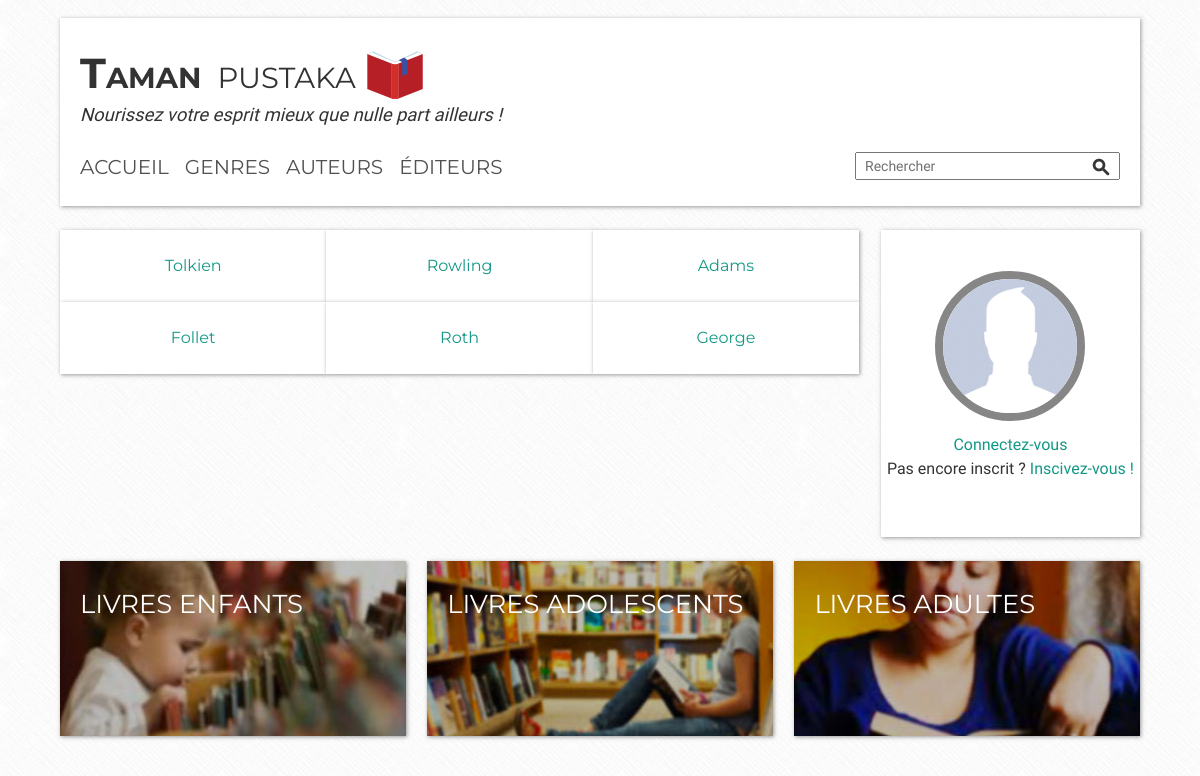
The page /?a=index&e=author on the database its author committed.
### tables this page shows
CREATE TABLE `authors` (
  `id` int(11) NOT NULL,
  `name` varchar(255) NOT NULL,
  `firstname` varchar(255) NOT NULL,
  `wiki` varchar(255) NOT NULL,
  `photo` varchar(255) NOT NULL,
  `alt` varchar(225) NOT NULL,
  `bio` text NOT NULL,
  `created_at` timestamp NOT NULL DEFAULT CURRENT_TIMESTAMP ON UPDATE CURRENT_TIMESTAMP,
  `updated_at` timestamp NOT NULL DEFAULT '0000-00-00 00:00:00'
);

### index.php (called while the page is built, shortened)
<?php
    include( CONFIG_DIR . 'routes.php' );
    $rtsParts = explode( ROUTE_DELIMITER, $routes[ 'default' ] );
    $a = $rtsParts[ 0 ];
    if ( isset( $_REQUEST[ 'a' ] ) && isset( $_REQUEST[ 'e' ] ) )
    {
        $a = $_REQUEST[ 'a' ];
        $e = $_REQUEST[ 'e' ];
    }
    $controller = new $controllerName;
    $data = call_user_func( [ $controller, $a ] );
    include( 'views/layout.php' );

### models/Model.class.php (called while the page is built, shortened)
<?php
    class Model
    {
        private $db_options = [
            PDO::ATTR_DEFAULT_FETCH_MODE => PDO::FETCH_OBJ,
            PDO::ATTR_ERRMODE => PDO::ERRMODE_EXCEPTION
        ];
        public function __construct()
        {
            try
            {
                $this -> dbConn = new PDO(
                    self::DSN,
                    self::USERNAME,
                    self::PASSWORD,
                    $this -> db_options
                );
                $this -> dbConn -> query( 'SET CHARACTER SET UTF8' );
                $this -> dbConn -> query( 'SET NAMES UTF8' );
            }
            catch( PDOException $e )
            {
                die( 'Euh... Tu es sûre d’être connecté à la Base de Donnée ?!' );
            }
        }
    }

### models/Author.class.php (called while the page is built, shortened)
<?php
    class Author extends Model
    {
        public function __construct()
        {
            parent::__construct();
        }
        public function getAll()
        {
            $sql = 'SELECT * FROM authors';
            $pdost = $this -> dbConn -> query( $sql );
            return $pdost -> fetchAll();
        }
    }

### controllers/C_Author.class.php (called while the page is built, shortened)
<?php
    class C_Author extends C_Base
    {
        private $modelAuthor = null;
        public function __construct()
        {
            $this -> modelAuthor = new Author();
        }
        public function index()
        {
            global $a, $e;
            $data = $this -> modelAuthor -> getAll();
            $view = $e . VIEW_DELIMITER . $a . '.php';
            return [ 'view' => $view, 'data' => $data ];
        }
    }

### views/author_index.php (the view, shortened to what this page needs)
<div class="filter clearfix">
    <?php foreach( $data[ 'data' ] as $author ): ?>
    <a href="?a=view&e=author&author_id=<?php echo( $author -> id ) ?>">
        <section class="container filter__list">
            <h3 class="filter__title epsilon"><?php echo( $author -> name ) ?></h3>
        </section>
    </a>
    <?php endforeach; ?>
</div>

### css/main-min.css (style rules this page uses)
html,body,div,span,applet,object,iframe,h1,h2,h3,h4,h5,h6,p,blockquote,pre,a,abbr,acronym,address,big,cite,code,del,dfn,em,img,ins,kbd,q,s,samp,small,strike,strong,sub,sup,tt,var,b,u,i,center,dl,dt,dd,ol,ul,li,fieldset,form,label,legend,table,caption,tbody,tfoot,thead,tr,th,td,article,aside,canvas,details,embed,figure,figcaption,footer,header,hgroup,menu,nav,output,ruby,section,summary,time,mark,audio,video { margin:0;padding:0;border:0;font-size:100%;font:inherit;vertical-align:baseline }
article,aside,details,figcaption,figure,footer,header,hgroup,menu,nav,section { display:block }
body { line-height:1 }
html { font-family:sans-serif;-ms-text-size-adjust:100%;-webkit-text-size-adjust:100% }
body { margin:0 }
article,aside,details,figcaption,figure,footer,header,hgroup,main,nav,section,summary { display:block }
a { background:transparent }
h1,h2,h3,h4,h5,h6,ul,ol,dl,blockquote,p,address,table,fieldset,figure,pre { margin-bottom:24px;margin-bottom:1.5rem }
html { -webkit-box-sizing:border-box;-moz-box-sizing:border-box;box-sizing:border-box }
*,*:before,*:after { -webkit-box-sizing:inherit;-moz-box-sizing:inherit;box-sizing:inherit }
body { font-size:16px;font-size:1rem;line-height:1.5;font-family:"Esteban",serif;background:url("images/pattern.png");color:#333;overflow-y:scroll;min-height:100%;-webkit-text-size-adjust:100%;-ms-text-size-adjust:100%;-moz-osx-font-smoothing:grayscale;-webkit-font-smoothing:antialiased }
h3,.gamma { font-size:25.888px;font-size:1.618rem;font-family:"Montserrat",sans-serif }
h5,.epsilon { font-size:16px;font-size:1rem;font-family:"Montserrat",sans-serif }
a { color:#139885;text-decoration:none;-webkit-transition:all .25s;-moz-transition:all .25s;-ms-transition:all .25s;transition:all .25s; }
.container { position:relative;display:block;background-color:#fff;padding:24px 20px;padding:1.5rem 1.25rem;margin:12px 0;margin:0.75rem 0rem;-webkit-box-shadow:1px 1px 4px 0 rgba(125,125,125,0.8);-moz-box-shadow:1px 1px 4px 0 rgba(125,125,125,0.8);-ms-box-shadow:1px 1px 4px 0 rgba(125,125,125,0.8);-webkit-box-shadow:1px 1px 4px 0 rgba(125,125,125,0.8);box-shadow:1px 1px 4px 0 rgba(125,125,125,0.8) }
.filter { margin:12px 0;margin:0.75rem 0rem }
.filter__list { width:33.33%;float:left;text-align:center;margin:0 }
.filter__title { padding:0;margin:0 }
.clearfix:before,.clearfix:after { content:" ";display:table }
.clearfix:after { clear:both }

### rows shown on the page
authors: name "Tolkien"
authors: name "Rowling"
authors: name "Adams"
authors: name "Follet"
authors: name "Roth"
authors: name "George"
